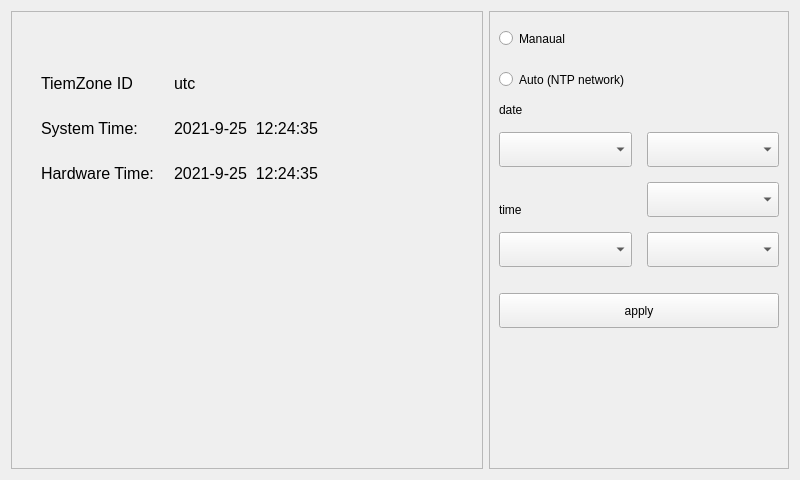
<?xml version="1.0" encoding="UTF-8"?>
<ui version="4.0">
 <class>DateTimeWidget</class>
 <widget class="QWidget" name="DateTimeWidget">
  <property name="geometry">
   <rect>
    <x>0</x>
    <y>0</y>
    <width>800</width>
    <height>480</height>
   </rect>
  </property>
  <property name="windowTitle">
   <string>Form</string>
  </property>
  <property name="styleSheet">
   <string notr="true">QLabel#systimeDataeLbl,#rtctimeLbl,#label_2,#label_3,#label_6,#zoneLbl{
    font-size: 16px;
}</string>
  </property>
  <layout class="QGridLayout" name="gridLayout">
   <item row="0" column="1" rowspan="2">
    <widget class="QFrame" name="frame">
     <property name="minimumSize">
      <size>
       <width>300</width>
       <height>0</height>
      </size>
     </property>
     <property name="maximumSize">
      <size>
       <width>300</width>
       <height>16777215</height>
      </size>
     </property>
     <property name="styleSheet">
      <string notr="true"/>
     </property>
     <property name="frameShape">
      <enum>QFrame::StyledPanel</enum>
     </property>
     <property name="frameShadow">
      <enum>QFrame::Raised</enum>
     </property>
     <layout class="QVBoxLayout" name="verticalLayout_2">
      <item>
       <widget class="QRadioButton" name="manualRaidoBtn">
        <property name="minimumSize">
         <size>
          <width>0</width>
          <height>35</height>
         </size>
        </property>
        <property name="text">
         <string>Manaual</string>
        </property>
       </widget>
      </item>
      <item>
       <widget class="QRadioButton" name="ntpRadioBtn">
        <property name="minimumSize">
         <size>
          <width>0</width>
          <height>35</height>
         </size>
        </property>
        <property name="text">
         <string>Auto (NTP network)</string>
        </property>
       </widget>
      </item>
      <item>
       <layout class="QGridLayout" name="gridLayout_2">
        <property name="spacing">
         <number>15</number>
        </property>
        <item row="1" column="1">
         <widget class="QComboBox" name="monthComBox">
          <property name="sizePolicy">
           <sizepolicy hsizetype="Preferred" vsizetype="Fixed">
            <horstretch>0</horstretch>
            <verstretch>0</verstretch>
           </sizepolicy>
          </property>
          <property name="minimumSize">
           <size>
            <width>0</width>
            <height>35</height>
           </size>
          </property>
          <property name="maximumSize">
           <size>
            <width>16777215</width>
            <height>16777215</height>
           </size>
          </property>
         </widget>
        </item>
        <item row="6" column="1">
         <widget class="QComboBox" name="minutuComBo">
          <property name="sizePolicy">
           <sizepolicy hsizetype="Preferred" vsizetype="Fixed">
            <horstretch>0</horstretch>
            <verstretch>0</verstretch>
           </sizepolicy>
          </property>
          <property name="minimumSize">
           <size>
            <width>0</width>
            <height>35</height>
           </size>
          </property>
          <property name="maximumSize">
           <size>
            <width>16777215</width>
            <height>16777215</height>
           </size>
          </property>
         </widget>
        </item>
        <item row="6" column="0">
         <widget class="QComboBox" name="hourComBox">
          <property name="sizePolicy">
           <sizepolicy hsizetype="Preferred" vsizetype="Fixed">
            <horstretch>0</horstretch>
            <verstretch>0</verstretch>
           </sizepolicy>
          </property>
          <property name="minimumSize">
           <size>
            <width>0</width>
            <height>35</height>
           </size>
          </property>
          <property name="maximumSize">
           <size>
            <width>16777215</width>
            <height>16777215</height>
           </size>
          </property>
         </widget>
        </item>
        <item row="0" column="0">
         <widget class="QLabel" name="label">
          <property name="sizePolicy">
           <sizepolicy hsizetype="Preferred" vsizetype="Preferred">
            <horstretch>0</horstretch>
            <verstretch>0</verstretch>
           </sizepolicy>
          </property>
          <property name="maximumSize">
           <size>
            <width>16777215</width>
            <height>50</height>
           </size>
          </property>
          <property name="text">
           <string>date</string>
          </property>
          <property name="alignment">
           <set>Qt::AlignBottom|Qt::AlignLeading|Qt::AlignLeft</set>
          </property>
         </widget>
        </item>
        <item row="1" column="0">
         <widget class="QComboBox" name="yearCombox">
          <property name="sizePolicy">
           <sizepolicy hsizetype="Preferred" vsizetype="Fixed">
            <horstretch>0</horstretch>
            <verstretch>0</verstretch>
           </sizepolicy>
          </property>
          <property name="minimumSize">
           <size>
            <width>0</width>
            <height>35</height>
           </size>
          </property>
          <property name="maximumSize">
           <size>
            <width>16777215</width>
            <height>16777215</height>
           </size>
          </property>
         </widget>
        </item>
        <item row="4" column="0">
         <widget class="QLabel" name="label_4">
          <property name="maximumSize">
           <size>
            <width>16777215</width>
            <height>50</height>
           </size>
          </property>
          <property name="text">
           <string>time</string>
          </property>
          <property name="alignment">
           <set>Qt::AlignBottom|Qt::AlignLeading|Qt::AlignLeft</set>
          </property>
         </widget>
        </item>
        <item row="4" column="1">
         <widget class="QComboBox" name="dayComBox">
          <property name="sizePolicy">
           <sizepolicy hsizetype="Preferred" vsizetype="Fixed">
            <horstretch>0</horstretch>
            <verstretch>0</verstretch>
           </sizepolicy>
          </property>
          <property name="minimumSize">
           <size>
            <width>0</width>
            <height>35</height>
           </size>
          </property>
          <property name="maximumSize">
           <size>
            <width>16777215</width>
            <height>16777215</height>
           </size>
          </property>
         </widget>
        </item>
       </layout>
      </item>
      <item>
       <widget class="QLabel" name="label_5">
        <property name="text">
         <string/>
        </property>
       </widget>
      </item>
      <item>
       <widget class="QPushButton" name="applyBtn">
        <property name="sizePolicy">
         <sizepolicy hsizetype="Preferred" vsizetype="Fixed">
          <horstretch>0</horstretch>
          <verstretch>0</verstretch>
         </sizepolicy>
        </property>
        <property name="minimumSize">
         <size>
          <width>0</width>
          <height>35</height>
         </size>
        </property>
        <property name="text">
         <string>apply</string>
        </property>
       </widget>
      </item>
      <item>
       <spacer name="verticalSpacer">
        <property name="orientation">
         <enum>Qt::Vertical</enum>
        </property>
        <property name="sizeType">
         <enum>QSizePolicy::Expanding</enum>
        </property>
        <property name="sizeHint" stdset="0">
         <size>
          <width>20</width>
          <height>200</height>
         </size>
        </property>
       </spacer>
      </item>
     </layout>
    </widget>
   </item>
   <item row="0" column="0" rowspan="2">
    <widget class="QFrame" name="frame_2">
     <property name="styleSheet">
      <string notr="true"/>
     </property>
     <property name="frameShape">
      <enum>QFrame::StyledPanel</enum>
     </property>
     <property name="frameShadow">
      <enum>QFrame::Raised</enum>
     </property>
     <layout class="QVBoxLayout" name="verticalLayout">
      <item>
       <spacer name="verticalSpacer_2">
        <property name="orientation">
         <enum>Qt::Vertical</enum>
        </property>
        <property name="sizeType">
         <enum>QSizePolicy::Fixed</enum>
        </property>
        <property name="sizeHint" stdset="0">
         <size>
          <width>20</width>
          <height>50</height>
         </size>
        </property>
       </spacer>
      </item>
      <item>
       <layout class="QFormLayout" name="formLayout">
        <property name="horizontalSpacing">
         <number>20</number>
        </property>
        <property name="verticalSpacing">
         <number>20</number>
        </property>
        <property name="leftMargin">
         <number>20</number>
        </property>
        <item row="0" column="0">
         <widget class="QLabel" name="label_6">
          <property name="minimumSize">
           <size>
            <width>0</width>
            <height>25</height>
           </size>
          </property>
          <property name="text">
           <string>TiemZone ID</string>
          </property>
         </widget>
        </item>
        <item row="0" column="1">
         <widget class="QLabel" name="zoneLbl">
          <property name="text">
           <string>utc</string>
          </property>
         </widget>
        </item>
        <item row="1" column="0">
         <widget class="QLabel" name="label_2">
          <property name="minimumSize">
           <size>
            <width>0</width>
            <height>25</height>
           </size>
          </property>
          <property name="text">
           <string>System Time:</string>
          </property>
         </widget>
        </item>
        <item row="1" column="1">
         <widget class="QLabel" name="systimeDataeLbl">
          <property name="text">
           <string>2021-9-25  12:24:35</string>
          </property>
          <property name="alignment">
           <set>Qt::AlignLeading|Qt::AlignLeft|Qt::AlignVCenter</set>
          </property>
          <property name="margin">
           <number>0</number>
          </property>
         </widget>
        </item>
        <item row="2" column="0">
         <widget class="QLabel" name="label_3">
          <property name="minimumSize">
           <size>
            <width>0</width>
            <height>25</height>
           </size>
          </property>
          <property name="text">
           <string>Hardware Time:</string>
          </property>
          <property name="alignment">
           <set>Qt::AlignLeading|Qt::AlignLeft|Qt::AlignVCenter</set>
          </property>
         </widget>
        </item>
        <item row="2" column="1">
         <widget class="QLabel" name="rtctimeLbl">
          <property name="text">
           <string>2021-9-25  12:24:35</string>
          </property>
          <property name="alignment">
           <set>Qt::AlignLeading|Qt::AlignLeft|Qt::AlignVCenter</set>
          </property>
          <property name="margin">
           <number>0</number>
          </property>
         </widget>
        </item>
       </layout>
      </item>
      <item>
       <spacer name="verticalSpacer_3">
        <property name="orientation">
         <enum>Qt::Vertical</enum>
        </property>
        <property name="sizeHint" stdset="0">
         <size>
          <width>20</width>
          <height>278</height>
         </size>
        </property>
       </spacer>
      </item>
     </layout>
    </widget>
   </item>
  </layout>
 </widget>
 <resources/>
 <connections/>
</ui>
